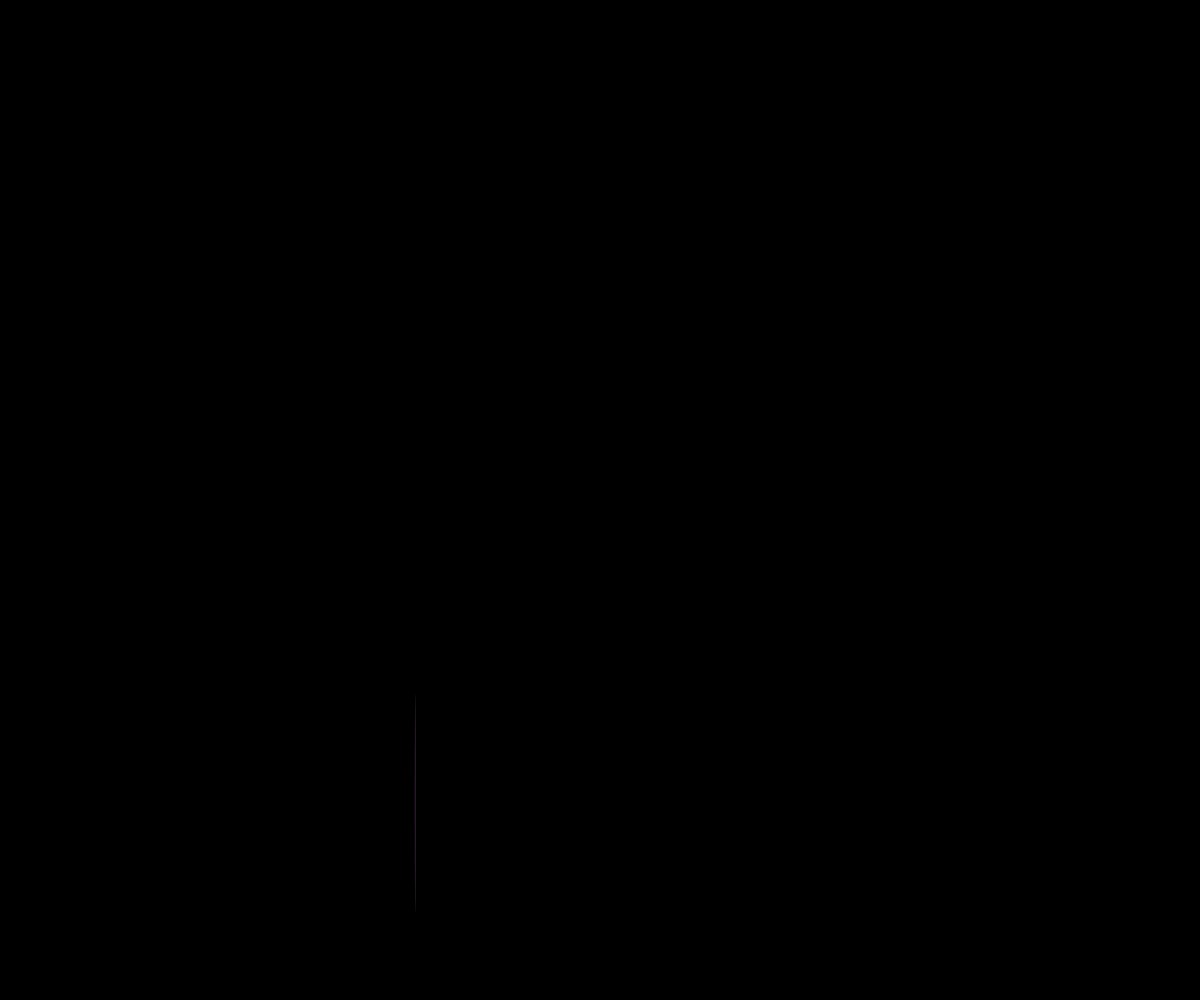
Frame 1 (no input)
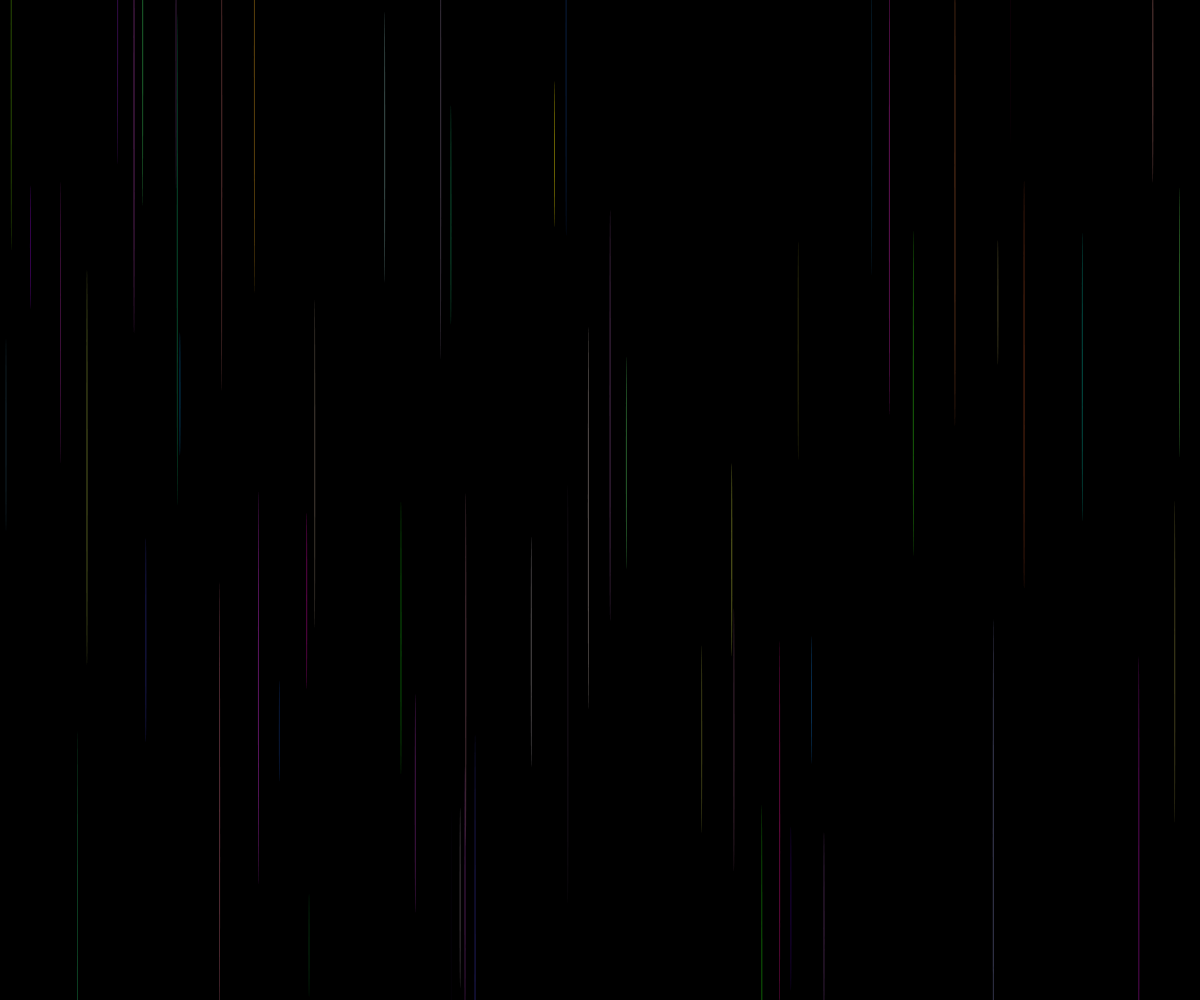
Frame 60 (no input)
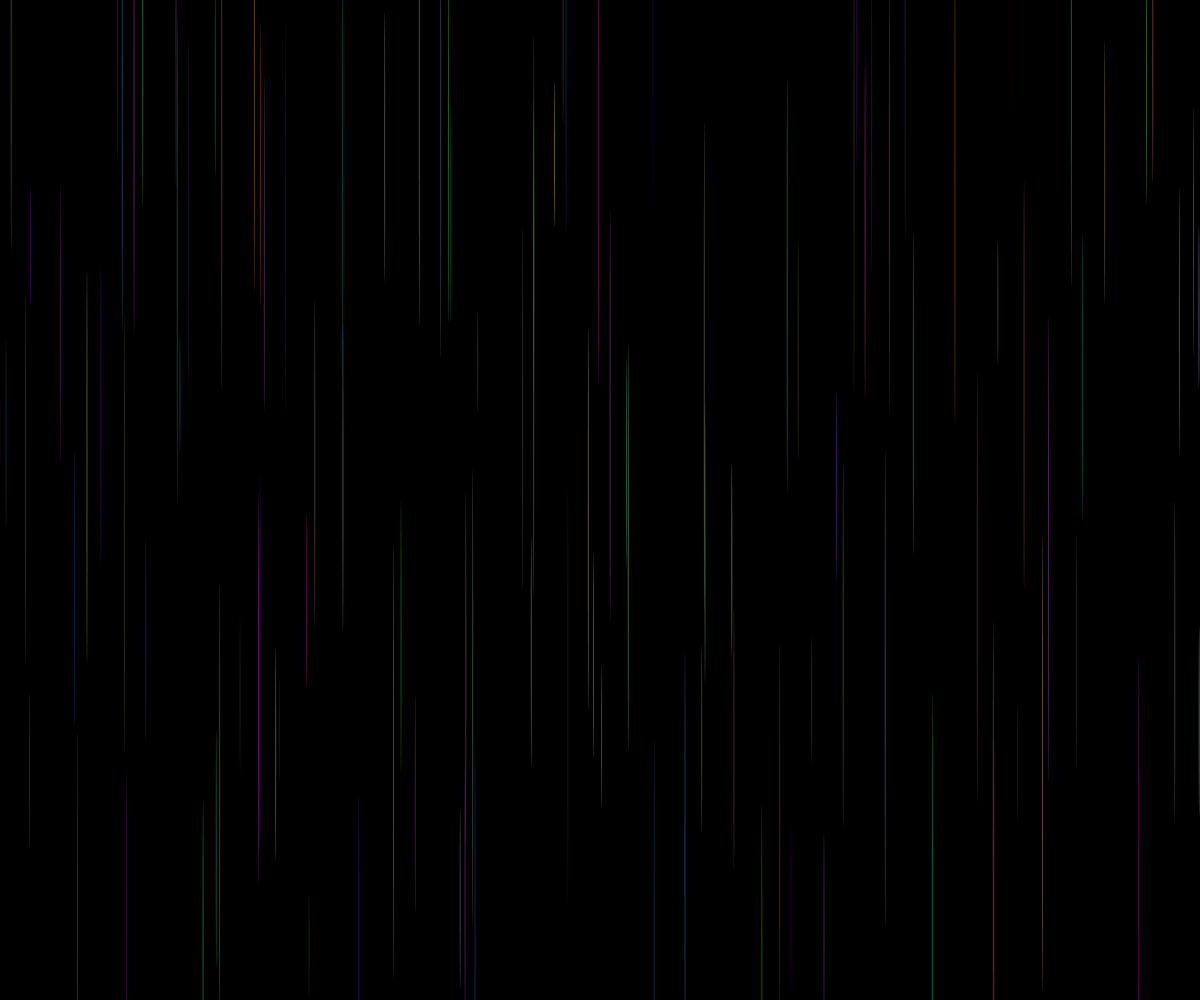
Frame 120 (the mouse pressed at the canvas centre since frame 60)

The p5.js sketch that drew these frames (run headless with seeded random() and noise() and a simulated clock; from frame 60 on, the mouse is pressed at the canvas centre):

// p5.js sketch
// ── sketch.js
//random numbers

var circleX;
var circleY;

function setup() {
  createCanvas(window.innerWidth, window.innerHeight);
    background(0);
}

function draw() {
  noStroke();
  fill(random(0, 255), random(0, 255), random(0, 255), 100);
  circleX = random(width);
  circleY = random(height);
  ellipse(circleX, circleY, 1, random(100, 500));
}
